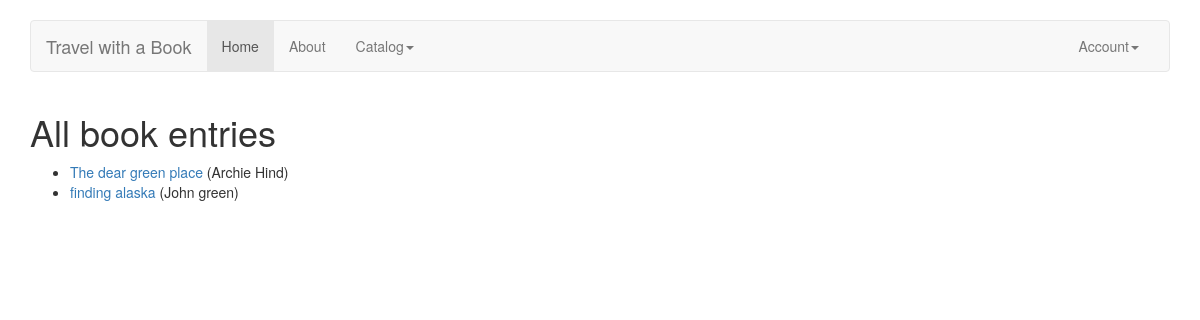
/catalog/books/, run on the app's committed database.
### catalog/models.py (models this page shows, shortened)
class Book(models.Model):
    title = models.CharField(max_length=200)
    author = models.CharField(max_length=200, null=False, default='No author', blank=False)
    summary = models.TextField(max_length=1000, help_text='Enter a brief description of the book.')
    isbn = models.CharField(max_length=13,
                            help_text='13 character <a href="https://www.isbn-international.org/content/what-isbn">ISBN number.</a>')
    def get_absolute_url(self):
        return reverse('book-details', args=[str(self.id)])

### catalog/views.py (the view)
# urls.py: path('books/', views.BookListView.as_view(), name='books'),
class BookListView(generic.ListView):
    model = Book
    paginate_by = 10

### catalog/templates/catalog/book_list.html
{% extends "base_template.html" %}
{% block content %}
    <h1>All book entries</h1>
    {% if book_list %}
    <ul>
        {% for book in book_list %}
        <li>
            <a href="{{ book.get_absolute_url }}">{{ book.title }}</a> ({{ book.author }})
        </li>
        {% endfor %}
    </ul>
    {% else %}
    <p>There are no books yet.</p>
    {% endif %}
{% endblock %}

### data on the page
Book: title "The dear green place", author "Archie Hind"
Book: title "finding alaska", author "John green"
